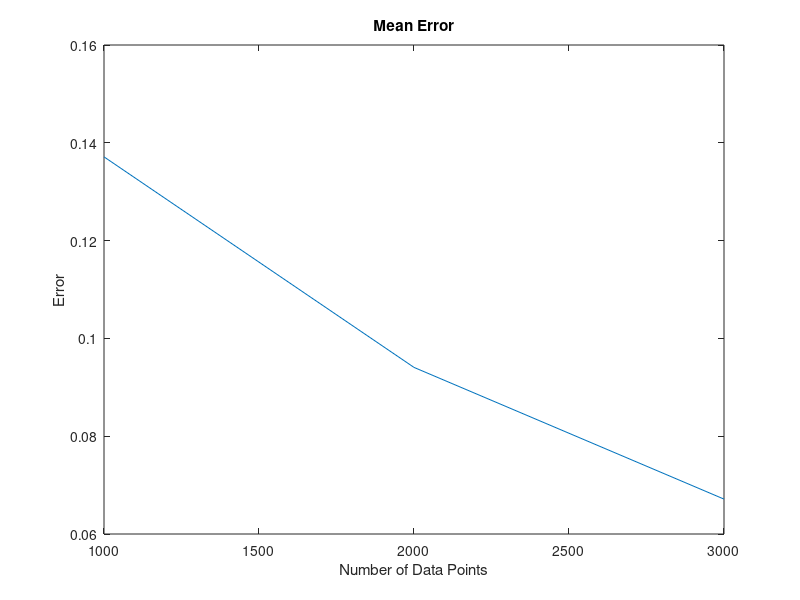
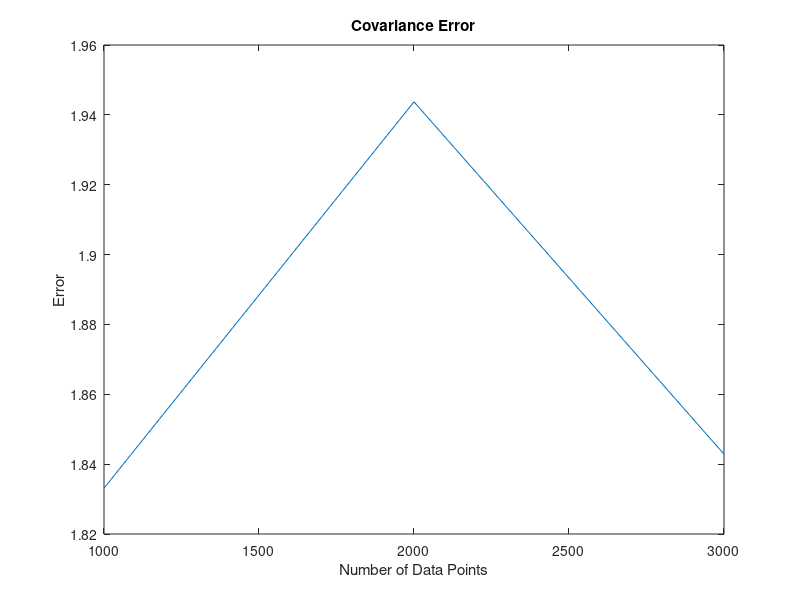

Write MATLAB code to recreate these figures, in order.
%% Error of Gaussian Model vs. Number of Data Points
clear all;
close all;

% Seeding Random Number Generator
rng('default');
rng(1);

% Generate Gaussian Data
% p = 10:10:10000;
p = [1000,2000,3000];

for ii = 1:length(p)
    MU1 = [2 -1];
    SIGMA1 = [1 0.6; 0.6 1.5];
    MU2 = [-2 1];
    SIGMA2 = [1 -0.3; -0.3 1.5];
    X = [mvnrnd(MU1,SIGMA1,p(ii));mvnrnd(MU2,SIGMA2,p(ii))];
    
    % Find the Gaussian Fit Model
    obj = gmdistribution.fit(X,2);
    
    % Show Parameter Values
    model_means = obj.mu;
%     model_means = sortrows(model_means,1);
    model_cov = obj.Sigma;
%     model_cov = sort(model_cov,3);

    
    % Mean Error
    Error1 = norm(abs(abs(MU1)-abs(model_means(2,:))));
%     Error = sqrt((MU1(1,1)-model_means(1,1))^2 + ((MU1(1,2)-model_means(1,2))^2));
    Error2 = norm(abs(abs(MU2)-abs(model_means(1,:))));
    MeanError(ii) = Error1 + Error2;
    
    % Covariance Error
    Error3 = norm(SIGMA1 - model_cov(:,:,2));
    Error4 = norm(SIGMA2 - model_cov(:,:,1));
    CovError(ii) = Error3 + Error4;
    
end
plot(p,MeanError);
title('Mean Error');
xlabel('Number of Data Points');
ylabel('Error');

figure;
plot(p,CovError);
title('Covariance Error');
xlabel('Number of Data Points');
ylabel('Error');
